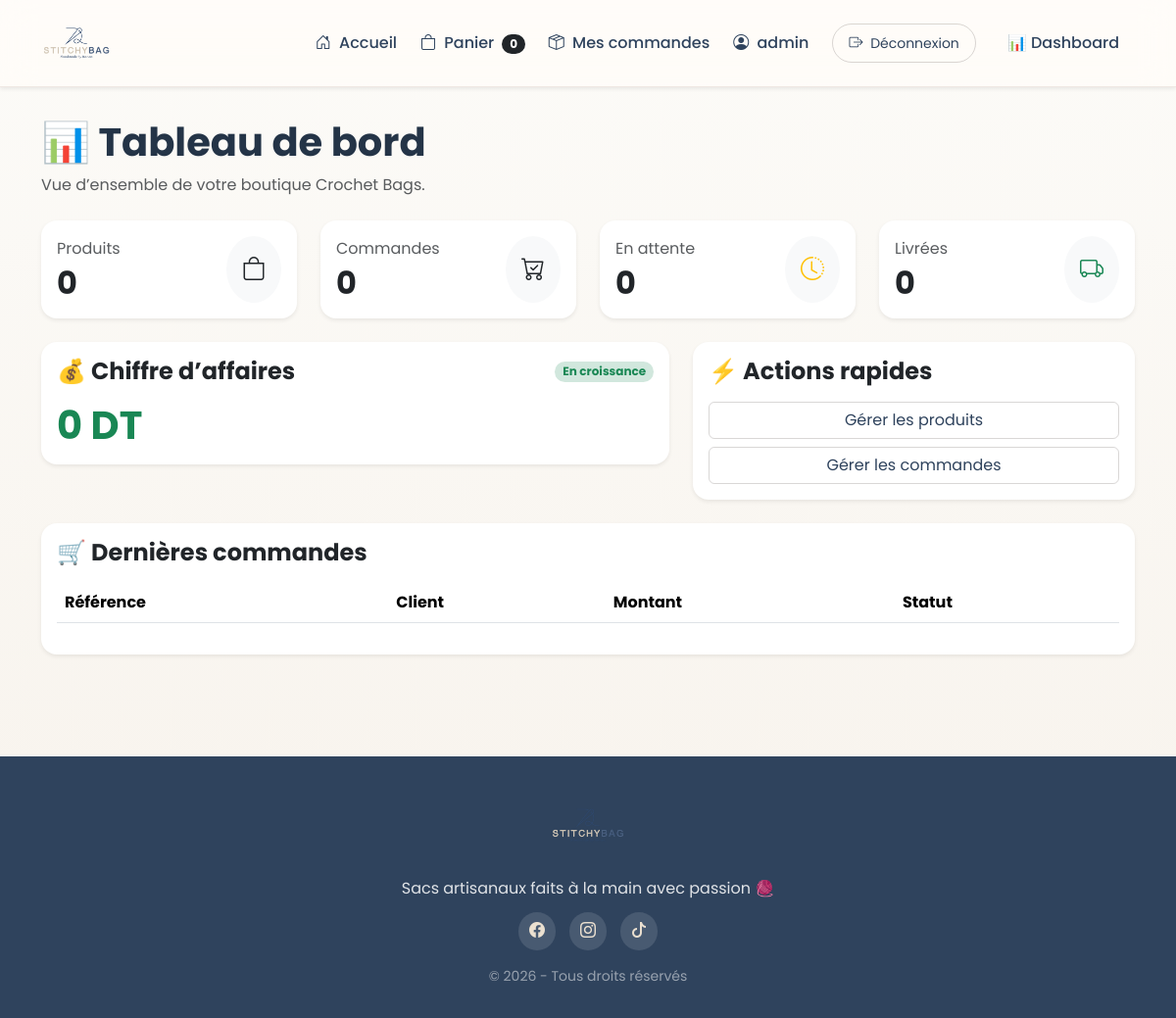
Before: /dashboard/ (signed in) with the older database file.
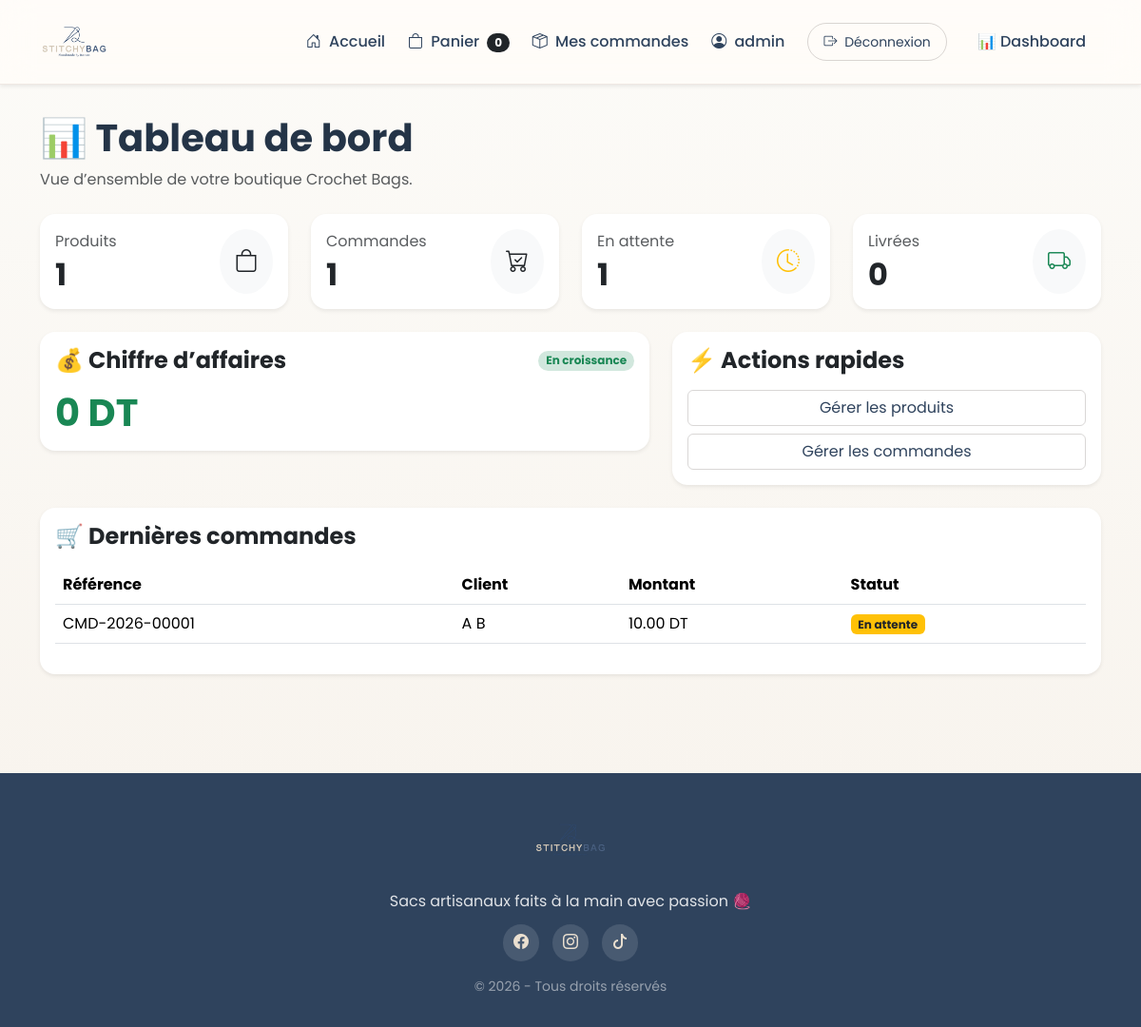
After: the same page with the newer database file.
### shop/models.py (models this page shows, shortened)
class Order(models.Model):
    reference = models.CharField(
        max_length=20,
        unique=True,
        blank=True
    )
    user = models.ForeignKey(
    User,
    on_delete=models.CASCADE,
    null=True,
    blank=True
)
    first_name = models.CharField(max_length=100)
    last_name = models.CharField(max_length=100)
    phone = models.CharField(max_length=20)
    address = models.TextField()
    city = models.CharField(max_length=100)
    comment = models.TextField(blank=True, default="")
    total_price = models.DecimalField(
        max_digits=10,
        decimal_places=2,
        default=0
    )
    status = models.CharField(
        max_length=20,
        choices=OrderStatus.choices,
        default=OrderStatus.PENDING
    )
    created_at = models.DateTimeField(
        auto_now_add=True
    )

### shop/views.py (the view)
@staff_member_required
def dashboard(request):
    total_products = Product.objects.count()
    total_orders = Order.objects.count()
    pending_orders = Order.objects.filter(
        status='pending'
    ).count()
    delivered_orders = Order.objects.filter(
        status='delivered'
    ).count()
    revenue = (
        Order.objects.filter(
            status='delivered'
        ).aggregate(
            total=Sum('total_price')
        )['total']
        or 0
    )
    recent_orders = Order.objects.all()[:10]
    context = {
        "total_products": total_products,
        "total_orders": total_orders,
        "pending_orders": pending_orders,
        "delivered_orders": delivered_orders,
        "revenue": revenue,
        "recent_orders": recent_orders,
    }
    return render(
        request,
        "dashboard/dashboard.html",
        context
    )

### shop/cart.py (called while the page is built)
    def __len__(self):
        return sum(self.cart.values())

### shop/context_processors.py (called while the page is built)
def cart_count(request):
    cart = Cart(request)
    return {
        "cart_count": len(cart)
    }

### templates/dashboard/dashboard.html (shortened to what the changed rows need)
{% extends 'base.html' %}
{% block content %}
<div class="mb-4">
    <h1 class="fw-bold mb-2">📊 Tableau de bord</h1>
</div>
<div class="row g-4 mb-4">
    <div class="col-md-6 col-xl-3">
        <div class="card shadow-sm border-0 rounded-4 h-100">
            <div class="card-body d-flex align-items-center justify-content-between">
                <div>
                    <p class="text-muted mb-1">Produits</p>
                    <h2 class="fw-bold mb-0">{{ total_products }}</h2>
                </div>
            </div>
        </div>
    </div>
    <div class="col-md-6 col-xl-3">
        <div class="card shadow-sm border-0 rounded-4 h-100">
            <div class="card-body d-flex align-items-center justify-content-between">
                <div>
                    <p class="text-muted mb-1">Commandes</p>
                    <h2 class="fw-bold mb-0">{{ total_orders }}</h2>
                </div>
            </div>
        </div>
    </div>
    <div class="col-md-6 col-xl-3">
        <div class="card shadow-sm border-0 rounded-4 h-100">
            <div class="card-body d-flex align-items-center justify-content-between">
                <div>
                    <p class="text-muted mb-1">En attente</p>
                    <h2 class="fw-bold mb-0">{{ pending_orders }}</h2>
                </div>
            </div>
        </div>
    </div>
    <div class="col-md-6 col-xl-3">
        <div class="card shadow-sm border-0 rounded-4 h-100">
            <div class="card-body d-flex align-items-center justify-content-between">
                <div>
                    <h2 class="fw-bold mb-0">{{ delivered_orders }}</h2>
                </div>
            </div>
        </div>
    </div>
</div>
<div class="row g-4">
    <div class="col-lg-7">
        <div class="card shadow-sm border-0 rounded-4">
            <div class="card-body">
                <h1 class="fw-bold text-success mb-0">{{ revenue }} DT</h1>
            </div>
        </div>
    </div>
</div>
<div class="card shadow-sm border-0 rounded-4 mt-4">
    <div class="card-body">
        <div class="table-responsive">
            <table class="table align-middle">
                <thead>
                <tr>
                    <th>Référence</th>
                    <th>Client</th>
                    <th>Montant</th>
                    <th>Statut</th>
                </tr>
                </thead>
                <tbody>
                {% for order in recent_orders %}
                <tr>
                    <td>{{ order.reference }}</td>
                    <td>{{ order.first_name }} {{ order.last_name }}</td>
                    <td>{{ order.total_price }} DT</td>
                    <td>
                        {% if order.status == 'delivered' %}
                        <span class="badge bg-success">{{ order.get_status_display }}</span>
                        {% elif order.status == 'pending' %}
                        <span class="badge bg-warning text-dark">{{ order.get_status_display }}</span>
                        {% else %}
                        <span class="badge bg-danger">{{ order.get_status_display }}</span>
                        {% endif %}
                    </td>
                </tr>
                {% endfor %}
                </tbody>
            </table>
        </div>
    </div>
</div>
{% endblock %}

Changed rows visible on the page:
added Order: reference "CMD-2026-00001", first_name "A", last_name "B", total_price "10.00", status "En attente"
Other visible differences:
{{ total_products }}: "0" → "1"
{{ total_orders }}: "0" → "1"
{{ pending_orders }}: "0" → "1"
